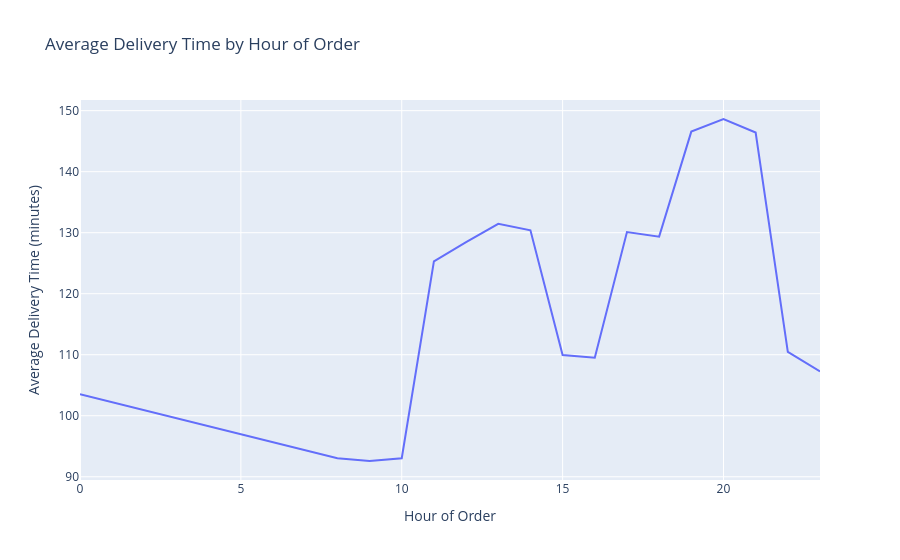

Notebook code cell kept with this figure:
### Code cell
d3 = px.line(
    avg_delivery_time_hourly,
    x='hour_of_order',
    y='Delivery_Time',
    title='Average Delivery Time by Hour of Order',
    labels={
        'hour_of_order': 'Hour of Order',
        'Delivery_Time': 'Average Delivery Time (minutes)'
    }
)
d3.show()

### Figure 1 — Plotly figure (JSON) as saved in the notebook; plotly's stock layout.template omitted (floating-point values rounded to 4 significant figures)
{"data": [{"hovertemplate": "Hour of Order=%{x}<br>Average Delivery Time (minutes)=%{y}<extra></extra>", "legendgroup": "", "line": {"color": "#636efa", "dash": "solid"}, "marker": {"symbol": "circle"}, "mode": "lines", "name": "", "orientation": "v", "showlegend": false, "type": "scatter", "x": [0.0, 8.0, 9.0, 10.0, 11.0, 12.0, 13.0, 14.0, 15.0, 16.0, 17.0, 18.0, 19.0, 20.0, 21.0, 22.0, 23.0], "xaxis": "x", "y": [103.5, 93.04, 92.58, 93.03, 125.3, 128.5, 131.5, 130.4, 109.9, 109.5, 130.1, 129.4, 146.6, 148.6, 146.4, 110.5, 107.3], "yaxis": "y"}], "layout": {"legend": {"tracegroupgap": 0}, "title": {"text": "Average Delivery Time by Hour of Order"}, "xaxis": {"anchor": "y", "domain": [0, 1], "title": {"text": "Hour of Order"}}, "yaxis": {"anchor": "x", "domain": [0, 1], "title": {"text": "Average Delivery Time (minutes)"}}}}
